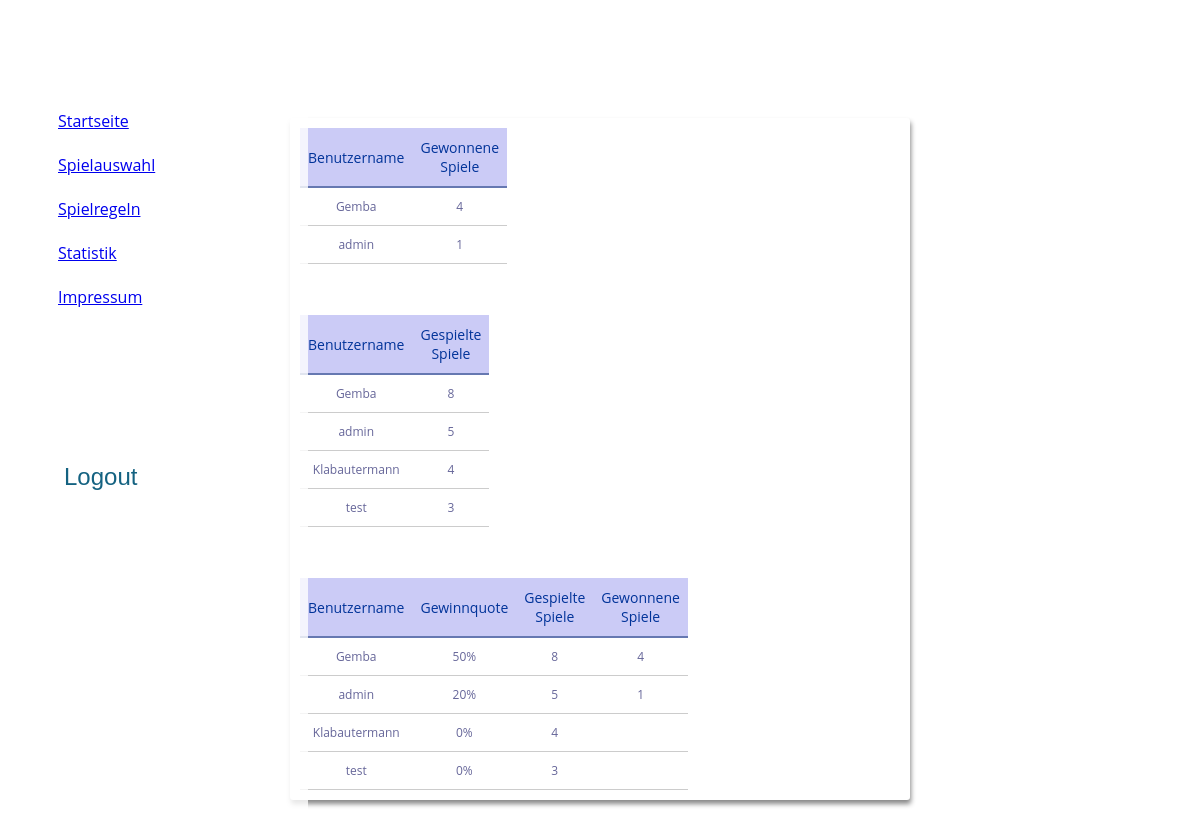
Page /Website/Statistik.php (signed in) on the committed database.
### tables this page shows
CREATE TABLE IF NOT EXISTS `Benutzer` (
`ID` int(11) NOT NULL AUTO_INCREMENT,
  `Benutzername` varchar(40) NOT NULL,
  `Password` varchar(64) NOT NULL,
  `Email` varchar(40) NOT NULL,
   PRIMARY KEY (`ID`),
   UNIQUE KEY `UNIQUE_NAME` (`Benutzername`),
   UNIQUE KEY `UNIQUE_EMAIL` (`Email`)
);

### Website/Statistik.php (the view, shortened to what this page needs)
<!doctype html>
<html>
	<head>
		<link rel="stylesheet" type="text/css" href="stylesheets/stylesheet.css">
	</head>
	<body>
	<div id="hamburgercontainer" class='hamburger'>
			<a class='menuContent' href="Startseite.html">Startseite</a></br></br>
			<a class='menuContent' href="Spielauswahl.php">Spielauswahl</a></br></br>
			<a class='menuContent' href="Spielregeln.html">Spielregeln</a></br></br>
			<a class='menuContent' href="Statistik.php">Statistik</a></br></br>
			<a class='menuContent' href="Impressum.html">Impressum</a></br></br></br></br></br></br></br></br>
			<form action="PHP/Logout.php" method="post">
			<button id="Logoff" class="button menuContent" type='submit'>Logout</button>
			</form>
	</div>
<?php
$dbh = new PDO('mysql:host=localhost;dbname=SchiffeVersenken', 'root', '');
$rank = $dbh->query("Select * from highscore_gewonnene_Spiele;")->fetchAll();
?>
	<div id="page-wrapper" class="minimalisticTable">
			<table border="1">
				<tr>
					<th>Benutzername</th>
					<th>Gewonnene Spiele</th>
				</tr>
<?php
	foreach($rank as $row) {
		$benutzer=$row["Benutzername"];
		$gewonneneSpiele=$row["GewonneneSpiele"];
		?>
		<tr>
			<td><?php echo $benutzer ?></td>
			<td><?php echo $gewonneneSpiele ?></td>
		</tr>
		<?php
	}
?>
			</table>
<?php
$dbh = new PDO('mysql:host=localhost;dbname=SchiffeVersenken', 'root', '');
$rank = $dbh->query("Select * from highscore_gespielte_Spiele;")->fetchAll();
?>
			<table border="1">
				<tr>
					<th>Benutzername</th>
					<th>Gespielte Spiele</th>
				</tr>
<?php
	foreach($rank as $row) {
		$benutzer=$row["Benutzername"];
		$gespielteSpiele=$row["GespielteSpiele"];
		?>
		<tr>
			<td><?php echo $benutzer ?></td>
			<td><?php echo $gespielteSpiele ?></td>
		</tr>
		<?php
	}
?>
			</table>
<?php
$dbh = new PDO('mysql:host=localhost;dbname=SchiffeVersenken', 'root', '');
$rank = $dbh->query("Select a.Benutzername,a.gespielteSpiele as GespielteSpiele,
b.gewonneneSpiele as GewonneneSpiele
from highscore_gespielte_spiele a left outer join highscore_gewonnene_spiele b
on a.Benutzername=b.Benutzername
;")->fetchAll();
?>
			<table border="1">
				<tr>
					<th>Benutzername</th>
					<th>Gewinnquote</th>
					<th>Gespielte Spiele</th>
					<th>Gewonnene Spiele</th>
				</tr>
<?php
	foreach($rank as $row) {
		$benutzer=$row["Benutzername"];
		$gespielteSpiele=$row["GespielteSpiele"];
		$gewonneneSpiele=$row["GewonneneSpiele"];
		$gewinnquote=$gewonneneSpiele/$gespielteSpiele*100 . '%'
		?>
		<tr>
			<td><?php echo $benutzer ?></td>
			<td><?php echo $gewinnquote ?></td>
			<td><?php echo $gespielteSpiele ?></td>
			<td><?php echo $gewonneneSpiele ?></td>
		</tr>
		<?php
	}
?>
			</table>
		</div>
	</body>
</html>

### Website/stylesheets/stylesheet.css (style rules this page uses)
html { font-family: "Open Sans", sans-serif; }
body { background: url("../resources/titelbild.jpg") no-repeat center center fixed; background-size: cover; -webkit-background-size: cover; -moz-background-size: cover; -o-background-size: cover; }
#page-wrapper { background-color: white; width: 600px; margin-left: auto; margin-right: auto; margin-top: 10%; padding: 10px; box-shadow: 1px 4px 5px #888888; border-radius: 3px; text-align: center; }
#hamburgercontainer { float:left; margin-left: -250px; margin-right: auto; margin-top: -50px; margin-bottom: -50px; top: 0px; position: fixed; height: 120%; width: 300px; background-color: rgba(255, 255, 255, .8); padding: 10px; border-radius: 5px; transition: margin-left 0.5s ease-in-out; }
.menuContent { margin-left: 60px; margin-right: auto; margin-top: 150px; margin-bottom: 50px; position: fixed; transition: margin-left 0.5s ease-in-out; }
.minimalisticTable { font-size: 12px; background: #fff; margin: 45px; width: 480px; border-collapse: collapse; text-align: left; }
.minimalisticTable th { font-size: 14px; font-weight: normal; background-color:hsla(240,70%,70%,0.4); color: #039; padding: 10px 8px; border-bottom: 2px solid #6678b1; }
.minimalisticTable td { border-bottom: 1px solid #ccc; color: #669; padding: 6px 8px; }
button { border: none; font-size: 150%; color: #146281; background: none; transition: all .2s ease; }
table, th, td { border: none; padding: 0; margin: 0; }
table { border-collapse: collapse; }
td { width: 25px; height: 25px; padding: 1px; text-align: center; }

### rows in the picture
benutzer: Benutzername "Gemba", gewonneneSpiele "4", gespielteSpiele "8", gewinnquote "50%"
benutzer: Benutzername "admin", gewonneneSpiele "1", gespielteSpiele "5", gewinnquote "20%"
benutzer: Benutzername "Klabautermann", gespielteSpiele "4", gewinnquote "0%"
benutzer: Benutzername "test", gespielteSpiele "3", gewinnquote "0%"
